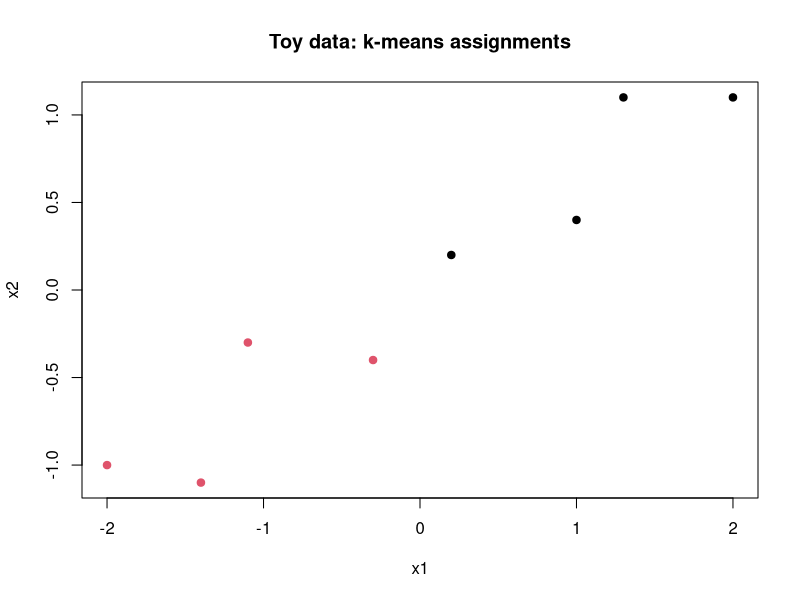
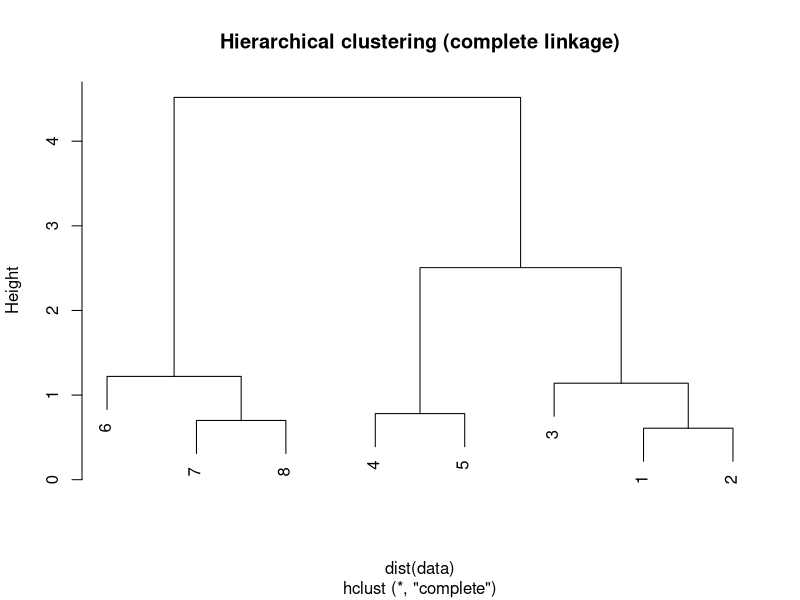

The R source for these figures, in order:
# LearningAI • ISLR (James et al., R edition) • independent demonstration
# Synthetic observations; NO copied textbook data, code, or empirical results.
# Run: Rscript islr-ch10.R     (base R only)
set.seed(2026)
data <- rbind(c(-2,-1),c(-1.4,-1.1),c(-1.1,-.3),c(-.3,-.4),
              c(.2,.2),c(1,.4),c(1.3,1.1),c(2,1.1))
colnames(data) <- c('x1','x2')
pca <- prcomp(data,center=TRUE,scale.=FALSE)
cat('PCA variance proportions:',summary(pca)$importance[2,],'\n')
print(pca$rotation)
fit <- kmeans(data,centers=2,nstart=25)
print(fit$centers)
h <- hclust(dist(data),method='complete')
plot(data,col=fit$cluster,pch=19,main='Toy data: k-means assignments')
plot(h,main='Hierarchical clustering (complete linkage)')
